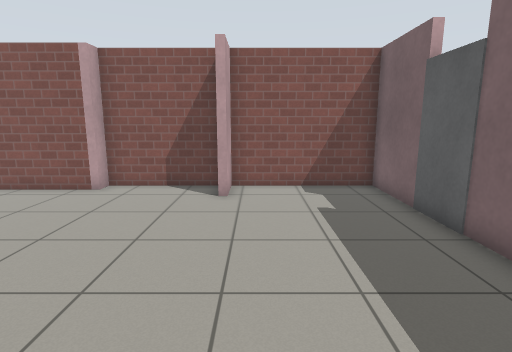
View 1 (above)

16 first-person views from a walk through a robot-simulator world made for Gazebo. The camera is 1.2 m above the floor, tilts 10° down and sees 80° across. The floor is counted in squares, 0.5 m on a side. Each view is taken from the middle of a square. On the plan, view 1 faces up. The plan holds only what a view shows up to about 18 squares ahead; the rest is blank. Gazebo's built-in surfaces are drawn with simple patterns.

View 2
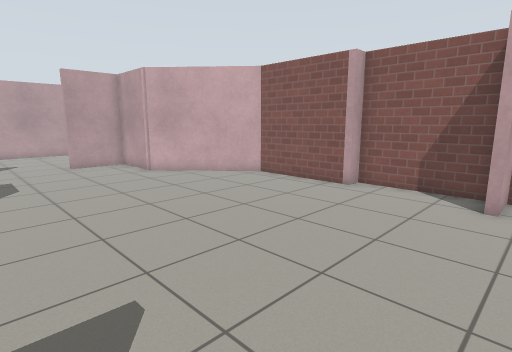

View 3
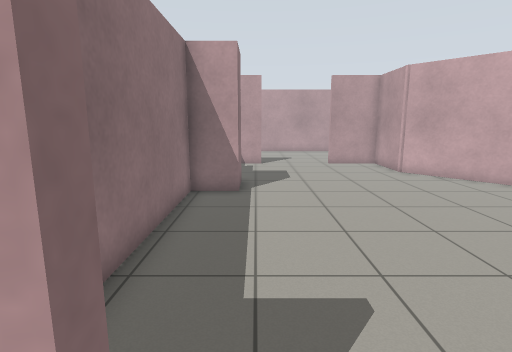

View 4
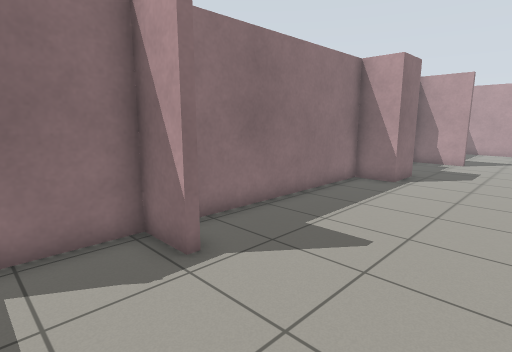

View 5
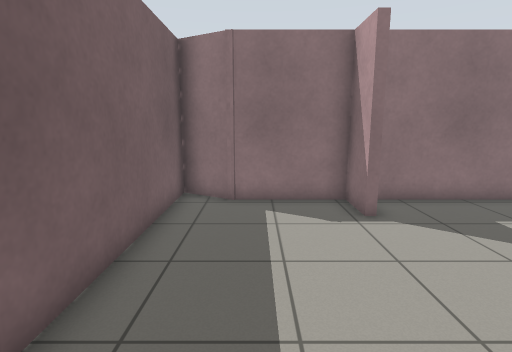

View 6
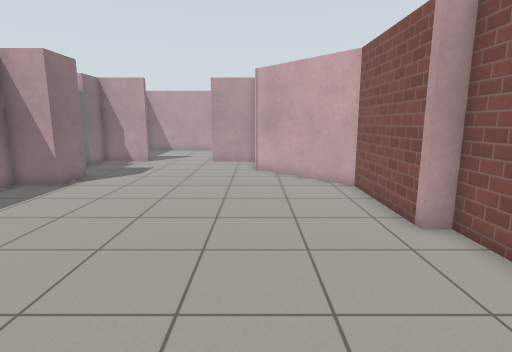

View 7
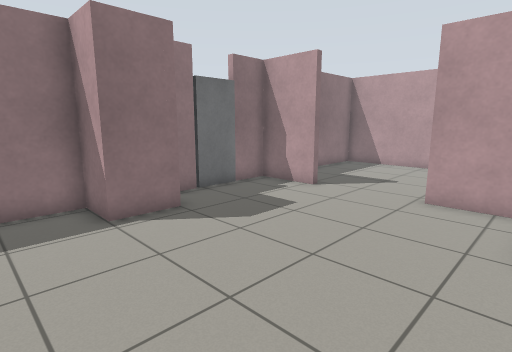

View 8
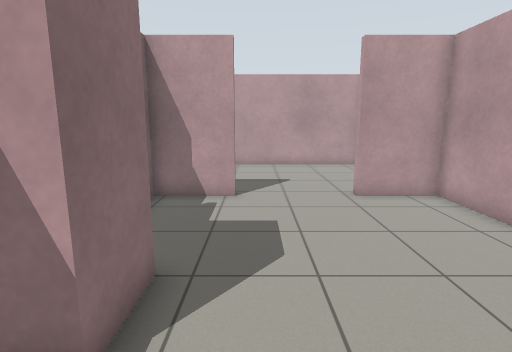

View 9
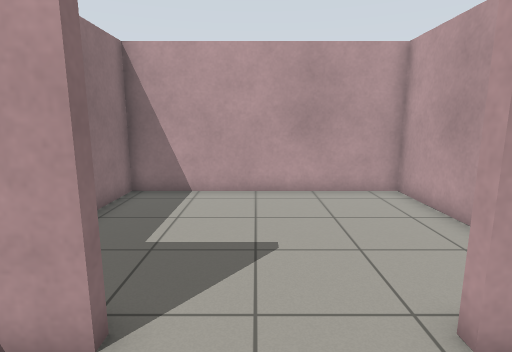

View 10
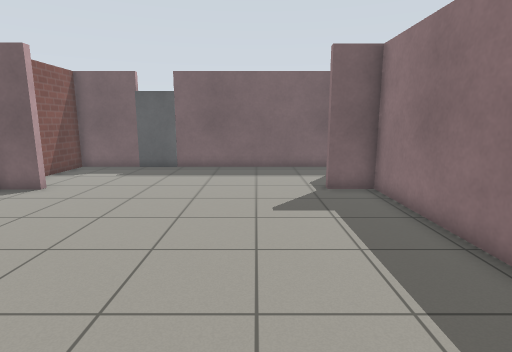

View 11
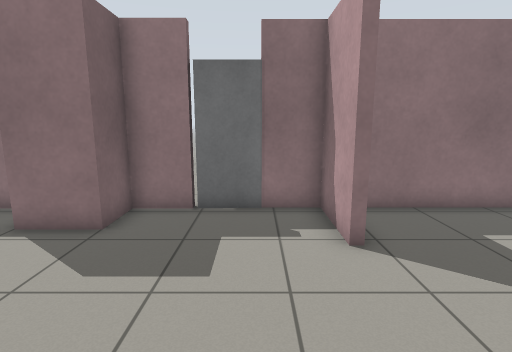

View 12
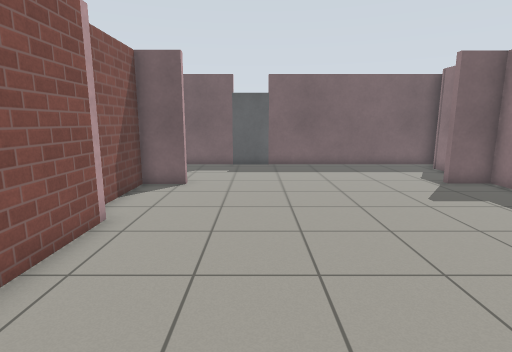

View 13
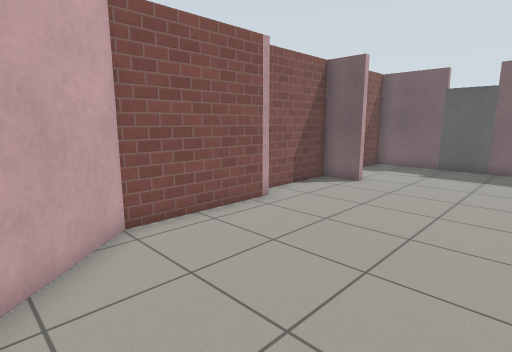

View 14
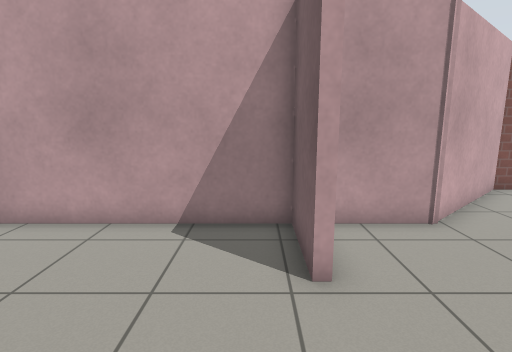

View 15
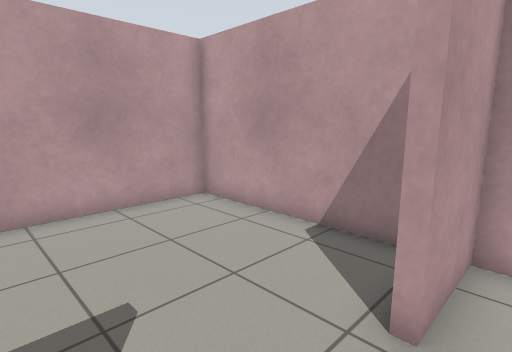

View 16
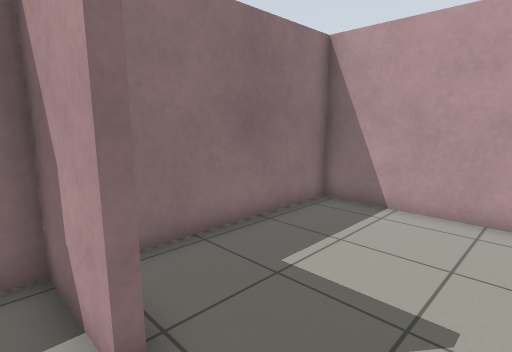

### Floor plan
Ten units are one square. View 1 is at (0, 0); x grows to the right and y downward. Boxes are objects, and circles mark ways between rooms. Rooms are numbered by the first view taken in them; rooms with no view inside come last. Other rooms are left out.
<svg viewBox="-260 -120 320 160">
<path fill="none" stroke="#000" d="M-12 -97 -12 -115 -56 -115 -56 -108 -104 -108 -147 -70 -178 -70 -178 -43 -181 -43M-143 23 -125 23 -125 6 -105 6 -105 23 -12 23 -12 6 -8 6 -8 23 28 23 45 33 45 -64M45 -84 45 -115 -8 -115 -8 -98M-182 -3 -178 -3 -178 23 -164 23M-181 -43 -181 -70 -255 -70 -255 23 -191 23"/>
<rect x="-165" y="25" width="20" height="10" fill="#bbb"><title>door leaf</title></rect>
<rect x="45" y="-85" width="10" height="20" fill="#bbb"><title>door leaf</title></rect>
<circle cx="-180" cy="-25" r="3" fill="#2a7"/>
<text x="-60" y="-40">1</text>
<text x="-220" y="-20">2</text>
</svg>
Room 1 opens to room 2.

Where each view was taken, in squares from view 1:
view 1: 0 up, 0 right, facing up
view 2: 0 up, 0 right, facing up-left
view 3: 0 up, 0 right, facing left
view 4: 4 up, 2 right, facing down-left
view 5: 7 up, 2 right, facing down
view 6: 7 up, 1 right, facing left
view 7: 7 up, 8 left, facing down-left
view 8: 1 up, 8 left, facing left
view 9: 2 up, 15 left, facing left
view 10: 2 up, 12 left, facing right
view 11: 6 up, 16 left, facing down
view 12: 7 up, 13 left, facing right
view 13: 4 up, 13 left, facing up-right
view 14: 0 up, 19 left, facing up
view 15: 1 up, 17 left, facing up-left
view 16: 3 up, 17 left, facing down-left
